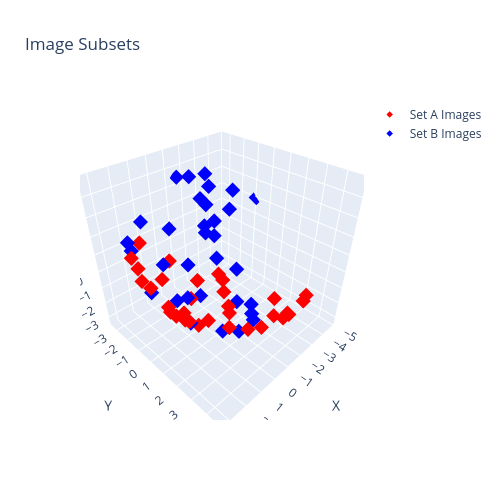

The code cell stored with this chart in its notebook:
### Code cell
import utils.vis

# Render the two subsets
utils.vis.plot_image_subsets(reconstruction, subgraph_a_image_ids, subgraph_b_image_ids)

### Figure 1 — Plotly figure (JSON) as saved in the notebook; plotly's stock layout.template omitted (floating-point values rounded to 4 significant figures)
{"data": [{"hovertemplate": "%{text}: %{x:.2f}, %{y:.2f}, %{z:.2f}<extra></extra>", "marker": {"color": "red", "opacity": 1.0, "size": 5, "symbol": "diamond"}, "mode": "markers", "name": "Set A Images", "text": ["r_12.png", "r_39.png", "r_47.png", "r_0.png", "r_7.png", "r_8.png", "r_37.png", "r_18.png", "r_62.png", "r_9.png", "r_66.png", "r_58.png", "r_44.png", "r_5.png", "r_21.png", "r_45.png", "r_54.png", "r_35.png", "r_40.png", "r_51.png", "r_60.png", "r_67.png", "r_1.png", "r_50.png", "r_24.png", "r_41.png", "r_64.png", "r_2.png", "r_53.png", "r_32.png", "r_42.png", "r_26.png"], "x": [-0.5056, -0.8713, -1.442, -1.208, -0.7221, 3.309, -1.92, -1.979, 0.4064, 2.908, 0.8509, 1.633, 1.249, 2.303, 0.1329, 1.842, 2.713, 2.729, 2.669, 1.093, 1.872, -1.197, 0.3296, -2.434, 1.633, -0.8214, -0.3578, 2.982, 3.459, 3.46, -1.837, -2.277], "y": [1.447, 1.028, 0.1261, 4.356, -1.162, 0.04642, -0.4383, -0.8207, -0.3864, 1.279, 1.361, 0.5303, -1.545, 0.2932, -2.356, 1.807, 1.397, 2.013, 2.205, 4.029, 3.713, 3.642, 4.133, 2.719, -2.548, 4.668, 4.71, -1.109, 0.1433, 0.904, 4.681, 4.535], "z": [-1.987, -2.036, -1.938, -0.5255, -1.498, 1.386, -1.716, -1.553, -1.599, 0.2086, -1.627, -1.172, -0.5432, -0.5408, -0.3794, -0.9374, -0.07628, 0.1322, 0.1284, -0.1331, 0.2984, -1.168, -0.4878, -1.435, 1.333, -0.1491, -0.01577, 1.822, 2.166, 1.607, -0.004015, -0.02787], "type": "scatter3d"}, {"hovertemplate": "%{text}: %{x:.2f}, %{y:.2f}, %{z:.2f}<extra></extra>", "marker": {"color": "blue", "opacity": 1.0, "size": 5, "symbol": "diamond"}, "mode": "markers", "name": "Set B Images", "text": ["r_57.png", "r_11.png", "r_61.png", "r_27.png", "r_30.png", "r_56.png", "r_31.png", "r_14.png", "r_3.png", "r_48.png", "r_49.png", "r_23.png", "r_16.png", "r_34.png", "r_38.png", "r_43.png", "r_33.png", "r_36.png", "r_6.png", "r_10.png", "r_68.png", "r_28.png", "r_20.png", "r_63.png", "r_19.png", "r_13.png", "r_17.png", "r_55.png", "r_52.png", "r_29.png", "r_65.png", "r_46.png"], "x": [-1.421, -1.686, -1.106, -0.6855, -2.884, -0.2181, 0.5523, 1.295, 0.6272, -0.8193, -2.465, 2.155, 2.701, 1.379, 1.162, -2.979, -2.622, -2.723, -3.278, 2.959, -4.092, -3.097, -2.857, -3.325, -4.338, -3.104, -5.056, -2.277, 2.593, 1.112, -1.567, -0.6984], "y": [1.098, 1.85, 2.386, 2.849, -0.3136, -0.3687, -0.4763, -0.3722, -2.214, -1.993, -1.465, 1.652, -0.3182, 2.849, 3.597, -2.173, -2.515, -2.685, -2.466, -1.256, -2.08, -2.934, -3.129, -2.922, -2.082, -2.956, -0.9803, -3.304, -1.704, -3.03, -3.425, -3.257], "z": [-2.018, -1.898, -1.81, -1.62, -1.422, -1.767, -1.514, -1.184, -0.3011, -0.9369, -1.042, -0.6901, 0.1976, -0.8779, -0.5108, -0.1002, 0.09451, 0.4366, 0.6088, 2.535, 1.196, 1.531, 1.911, 2.552, 2.275, 3.33, 1.961, 3.306, 1.732, 2.087, 3.46, 0.8472], "type": "scatter3d"}], "layout": {"scene": {"xaxis": {"title": {"text": "X"}, "range": [-5.056, 3.46]}, "yaxis": {"title": {"text": "Y"}, "range": [-3.616, 4.9]}, "zaxis": {"title": {"text": "Z"}, "range": [-3.546, 4.97]}, "aspectmode": "cube"}, "title": {"text": "Image Subsets"}, "width": 500, "height": 500}}
